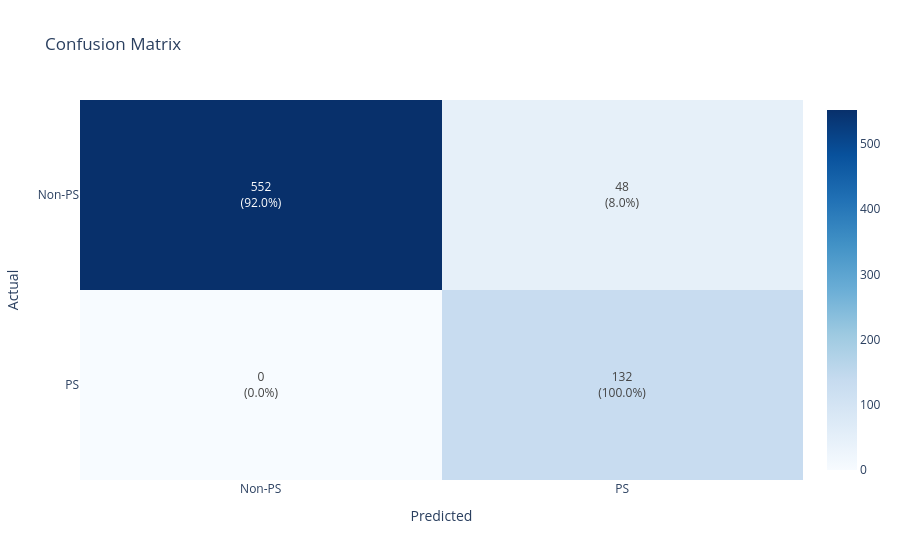

Notebook cell for this chart:
### Markdown cell above
## 7. Classification Performance Analysis

Standard classification diagnostics on the labeled nodes: confusion matrix,
precision-recall curve, and a reliability diagram (does the model's
confidence actually track its accuracy?).

### Code cell
labeled_mask = y_flat != -1
y_true_labeled = y_flat[labeled_mask]
y_prob_labeled = results["probability"].ravel()[labeled_mask]
y_pred_labeled = (y_prob_labeled >= 0.5).astype(int)

fig_cm = plot_confusion_matrix(y_true_labeled, y_pred_labeled)
fig_cm.write_html(str(OUTPUT_DIR / "confusion_matrix.html"), include_plotlyjs="cdn")
fig_cm.show()

### Figure 1 — Plotly figure (JSON) as saved in the notebook; plotly's stock layout.template omitted (floating-point values rounded to 4 significant figures)
{"data": [{"colorscale": [[0.0, "rgb(247,251,255)"], [0.125, "rgb(222,235,247)"], [0.25, "rgb(198,219,239)"], [0.375, "rgb(158,202,225)"], [0.5, "rgb(107,174,214)"], [0.625, "rgb(66,146,198)"], [0.75, "rgb(33,113,181)"], [0.875, "rgb(8,81,156)"], [1.0, "rgb(8,48,107)"]], "showscale": true, "text": [["552<br>(92.0%)", "48<br>(8.0%)"], ["0<br>(0.0%)", "132<br>(100.0%)"]], "texttemplate": "%{text}", "type": "heatmap", "x": ["Non-PS", "PS"], "y": ["Non-PS", "PS"], "z": [[552, 48], [0, 132]]}], "layout": {"title": {"text": "Confusion Matrix"}, "xaxis": {"title": {"text": "Predicted"}}, "yaxis": {"autorange": "reversed", "title": {"text": "Actual"}}}}
